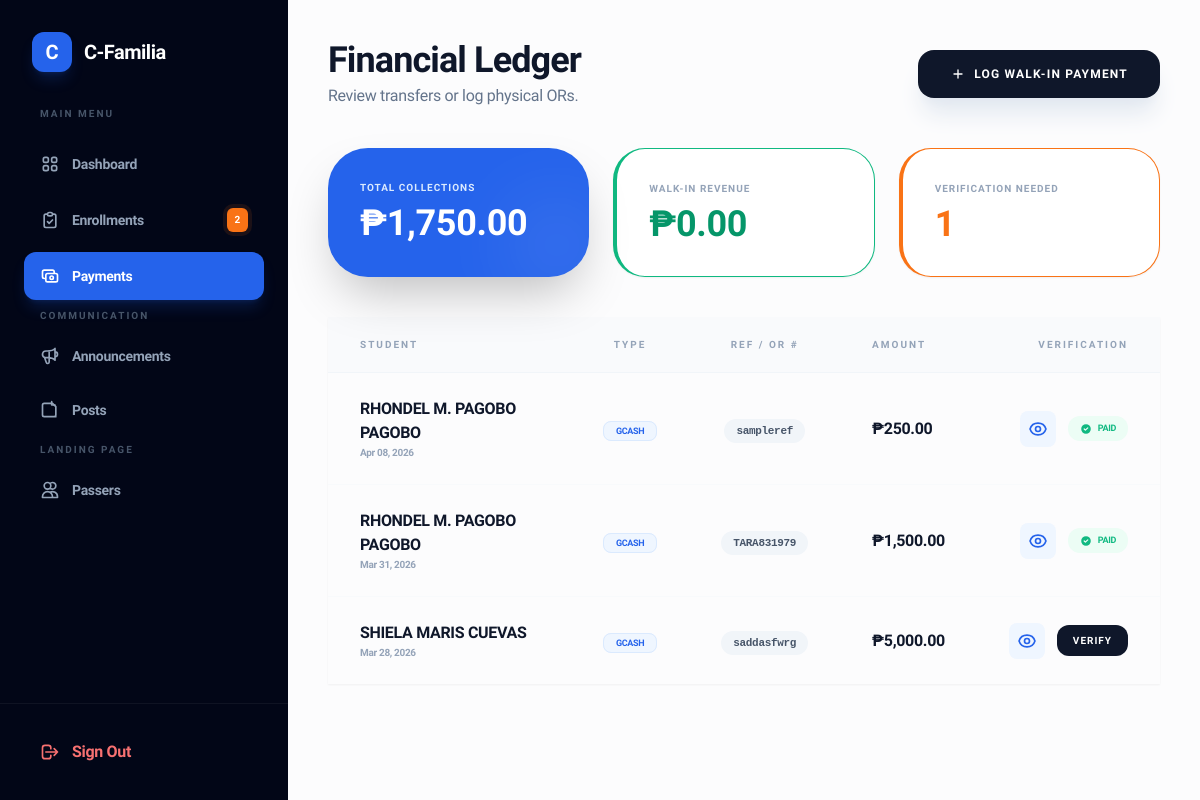
/admin_payments.php (signed in), run on an earlier commit of the app's database.
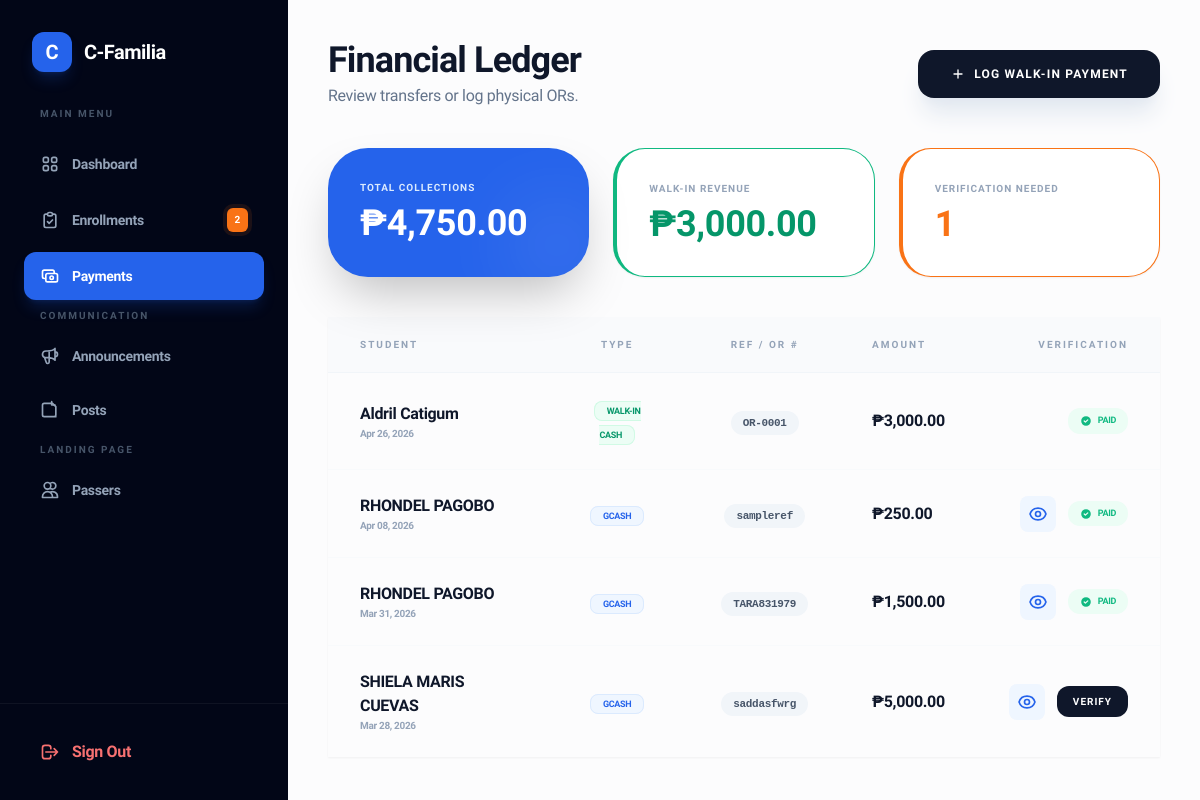
And on a later commit of the database.
### tables this page shows
CREATE TABLE `payments` (
  `id` int(11) NOT NULL,
  `user_id` int(11) NOT NULL,
  `amount` decimal(10,2) DEFAULT NULL,
  `payment_method` varchar(50) DEFAULT NULL,
  `status` enum('paid','pending','failed') DEFAULT 'pending',
  `reference_number` varchar(100) DEFAULT NULL,
  `receipt` varchar(255) DEFAULT NULL,
  `payment_date` date DEFAULT NULL,
  `created_at` timestamp NOT NULL DEFAULT current_timestamp(),
  `payment_type` enum('full','installment') DEFAULT 'full'
);

CREATE TABLE `users` (
  `id` int(11) NOT NULL,
  `firstname` varchar(100) NOT NULL,
  `middlename` varchar(100) NOT NULL,
  `lastname` varchar(100) NOT NULL,
  `email` varchar(100) NOT NULL,
  `password` varchar(255) NOT NULL,
  `role` enum('admin','student') DEFAULT 'student',
  `profile_pic` varchar(255) DEFAULT NULL,
  `created_at` timestamp NOT NULL DEFAULT current_timestamp()
);

### admin_payments.php (the view, shortened to what the changed rows need)
<?php
include 'db.php';
$total_collected = mysqli_fetch_assoc(mysqli_query($conn, "SELECT SUM(amount) as total FROM payments WHERE status = 'paid'"))['total'] ?? 0;
$walkin_revenue = mysqli_fetch_assoc(mysqli_query($conn, "SELECT SUM(amount) as total FROM payments WHERE payment_method = 'Walk-in Cash'"))['total'] ?? 0;
?>
<!DOCTYPE html>
<html lang="en">
<head>
    <script src="https://cdn.tailwindcss.com"></script>
</head>
<body class="text-slate-900 antialiased">
    <div class="flex min-h-screen relative">
        <?php include 'aside.php'; ?>
        <main class="flex-1 p-4 md:p-10">
            <div class="max-w-7xl mx-auto">
                <header class="flex flex-col lg:flex-row lg:items-center justify-between gap-6 mb-10">
                    <div class="flex items-center justify-between w-full lg:w-auto">
                        <div>
                            <h2 class="text-3xl md:text-4xl font-[800] text-slate-900 tracking-tight">Financial Ledger</h2>
                        </div>
                    </div>
                </header>
                <div class="grid grid-cols-1 sm:grid-cols-2 lg:grid-cols-3 gap-6 mb-10">
                    <div class="bg-blue-600 p-8 rounded-[2.5rem] text-white shadow-2xl relative overflow-hidden">
                        <p class="text-blue-100 text-[10px] font-black uppercase tracking-widest mb-2">Total Collections</p>
                        <h3 class="text-3xl md:text-4xl font-bold">₱<?= number_format($total_collected, 2) ?></h3>
                        <div class="absolute -right-4 -bottom-4 w-24 h-24 bg-white/10 rounded-full blur-2xl"></div>
                    </div>
                    <div class="bento-card p-8 shadow-sm border-l-4 border-emerald-500">
                        <p class="text-slate-400 text-[10px] font-black uppercase tracking-widest mb-2">Walk-in Revenue</p>
                        <h3 class="text-3xl md:text-4xl font-bold text-emerald-600">₱<?= number_format($walkin_revenue, 2) ?></h3>
                    </div>
                </div>
                <div class="lg:bento-card overflow-hidden lg:shadow-sm">
                    <div class="overflow-x-auto lg:overflow-visible">
                        <table class="w-full text-left responsive-table">
                            <thead>
                                <tr class="text-[10px] font-black uppercase text-slate-400 tracking-[0.2em] bg-slate-50/50">
                                    <th class="px-8 py-5 border-b border-slate-100">Student</th>
                                    <th class="px-8 py-5 border-b border-slate-100 text-center">Type</th>
                                    <th class="px-8 py-5 border-b border-slate-100 text-center">Ref / OR #</th>
                                    <th class="px-8 py-5 border-b border-slate-100">Amount</th>
                                    <th class="px-8 py-5 border-b border-slate-100 text-right">Verification</th>
                                </tr>
                            </thead>
                            <tbody class="divide-y divide-slate-50">
                                <?php
                                $sql = "SELECT payments.*, users.firstname, users.lastname FROM payments
                                        JOIN users ON payments.user_id = users.id
                                        ORDER BY payments.created_at DESC";
                                $res = mysqli_query($conn, $sql);
                                while($row = mysqli_fetch_assoc($res)):
                                    $isWalkin = ($row['payment_method'] == 'Walk-in Cash');
                                ?>
                                <tr class="hover:bg-slate-50 transition-all">
                                    <td class="px-8 py-6" data-label="Student">
                                        <div class="text-left">
                                            <p class="font-bold text-slate-900"><?= $row['firstname'] ?> <?= $row['lastname'] ?></p>
                                            <p class="text-[10px] text-slate-400 font-bold"><?= date('M d, Y', strtotime($row['created_at'])) ?></p>
                                        </div>
                                    </td>
                                    <td class="px-8 py-6 text-center" data-label="Method">
                                        <span class="px-3 py-1 rounded-lg text-[9px] font-black uppercase <?= $isWalkin ? 'bg-emerald-50 text-emerald-600 border border-emerald-100' : 'bg-blue-50 text-blue-600 border border-blue-100' ?>">
                                            <?= $row['payment_method'] ?>
                                        </span>
                                    </td>
                                    <td class="px-8 py-6 text-center" data-label="Reference">
                                        <span class="font-mono text-[11px] font-bold text-slate-600 bg-slate-100 px-3 py-1.5 rounded-xl">
                                            <?= $row['reference_number'] ?>
                                        </span>
                                    </td>
                                    <td class="px-8 py-6" data-label="Amount">
                                        <p class="font-black text-slate-900">₱<?= number_format($row['amount'], 2) ?></p>
                                    </td>
                                    <td class="px-8 py-6 text-right" data-label="Status">
                                        <div class="flex items-center justify-end gap-3">
                                            <?php if (!$isWalkin && !empty($row['receipt'])): ?>
                                                <a href="uploads/receipts/<?= $row['receipt'] ?>" target="_blank" class="p-2 bg-blue-50 text-blue-600 rounded-lg hover:bg-blue-600 hover:text-white transition-all">
                                                </a>
                                            <?php endif; ?>
                                            <?php if($row['status'] == 'pending'): ?>
                                                <button onclick="confirmVerify(<?= $row['id'] ?>)" class="bg-slate-900 text-white px-4 py-2 rounded-xl text-[10px] font-black uppercase tracking-widest">Verify</button>
                                            <?php else: ?>
                                                <div class="flex items-center gap-1.5 text-emerald-500 bg-emerald-50 px-3 py-1.5 rounded-xl">
                                                    <svg class="w-3 h-3" fill="currentColor" viewBox="0 0 20 20"><path fill-rule="evenodd" d="M10 18a8 8 0 100-16 8 8 0 000 16zm3.707-9.293a1 1 0 00-1.414-1.414L9 10.586 7.707 9.293a1 1 0 00-1.414 1.414l2 2a1 1 0 001.414 0l4-4z"/></svg>
                                                    <span class="text-[9px] font-black uppercase">Paid</span>
                                                </div>
                                            <?php endif; ?>
                                        </div>
                                    </td>
                                </tr>
                                <?php endwhile; ?>
                            </tbody>
                        </table>
                    </div>
                </div>
            </div>
        </main>
    </div>
</body>
</html>

What changed in the data, as far as the page shows it:
added payments: user.firstname "Aldril", user.lastname "Catigum", created_at "Apr 26, 2026", payment_method "WALK-IN CASH", reference_number "OR-0001", amount "3,000.00", status "paid" (drawn)
changed through a linked row, payments "sampleref": user.firstname "RHONDEL M. PAGOBO" → "RHONDEL"
changed through a linked row, payments "TARA831979": user.firstname "RHONDEL M. PAGOBO" → "RHONDEL"
Also different on the page:
$total_collected: "1,750.00" → "4,750.00"
$walkin_revenue: "0.00" → "3,000.00"
